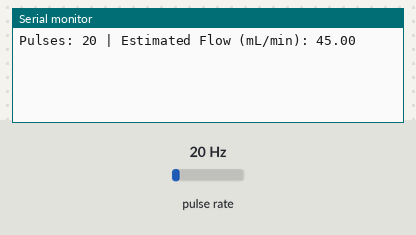
The sketch below on a simulated ESP32. Shown: the last lines printed to the serial monitor. Wiring (inferred from the names in the program): pulse sensor: data GPIO 13. Inputs (shaded band) come from the test bench; at power-on: pulse rate 20 Hz.

Above: at 1.2 s.
1.3 s: pulse rate (sensor on GPIO 13) set to 4 Hz
At 2.6 s:
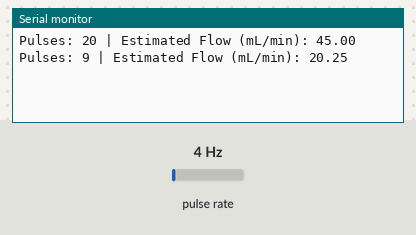
2.8 s: pulse rate (sensor on GPIO 13) set to 50 Hz
At 3.6 s:
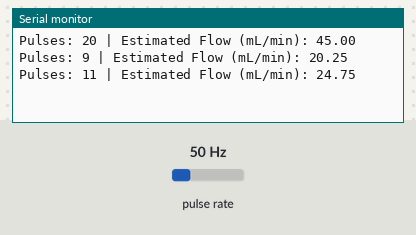
Timing chart, 0 to 5.8 s (numbered marks = the images above; inputs shaded):
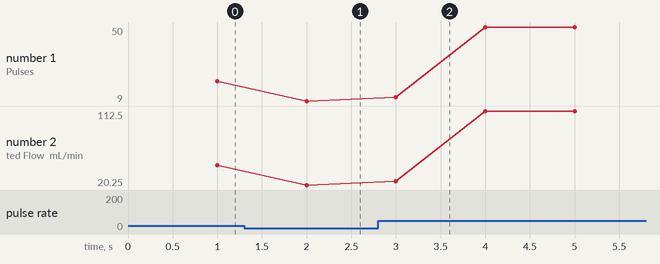

Measured:
- after the input at 1.3 s, the serial monitor: prints a new line after 0.70 s (image 1)
- after the input at 2.8 s, the serial monitor: prints a new line after 0.20 s (image 2)
- plotted number 1: 20 → 9 after the input at 1.3 s, 9 → 50 after the input at 2.8 s
- plotted number 2: 45 → 20.25 after the input at 1.3 s, 20.25 → 112.5 after the input at 2.8 s

The sketch:

flow_sensor_test_esp32.ino
```cpp
#define FLOW_SENSOR_PIN 13  // Connect to the yellow signal wire
volatile int pulseCount = 0;
float flowRate = 0.0;

void IRAM_ATTR pulseCounter() {
  pulseCount++;
}

void setup() {
  Serial.begin(115200);
  pinMode(FLOW_SENSOR_PIN, INPUT_PULLUP);
  attachInterrupt(digitalPinToInterrupt(FLOW_SENSOR_PIN), pulseCounter, RISING);
}

void loop() {
  pulseCount = 0;  // Reset count
  delay(1000);     // Measure pulses for 1 second

  flowRate = pulseCount * 2.25;  // YF-S401 gives ~2.25 pulses per mL (with water)

  Serial.print("Pulses: ");
  Serial.print(pulseCount);
  Serial.print(" | Estimated Flow (mL/min): ");
  Serial.println(flowRate);
}
```
